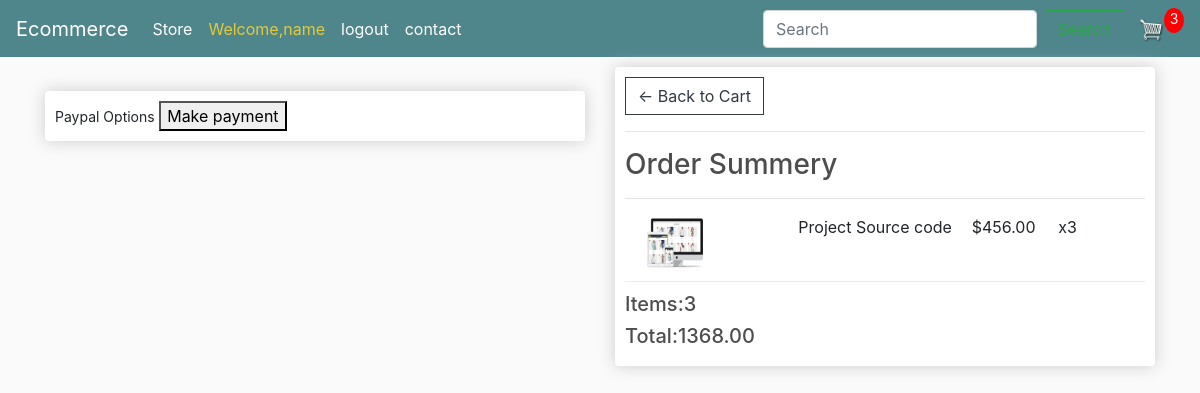
The app's page /checkout/ (signed in) with its own data.
### store/models.py (models this page shows, shortened)
class OrderItem(models.Model):
	product = models.ForeignKey(Product, on_delete=models.SET_NULL, null=True)
	order = models.ForeignKey(Order, on_delete=models.SET_NULL, null=True)
	quantity = models.IntegerField(default=0, null=True, blank=True)
	date_added = models.DateTimeField(auto_now_add=True)
	@property
	def get_total(self):
		total = self.product.price * self.quantity
		return total

class Product(models.Model):
	name = models.CharField(max_length=200)
	price = models.DecimalField(max_digits=7,decimal_places=2)
	digital = models.BooleanField(default=False,null=True, blank=True)
	image = models.ImageField(upload_to='static/images',null=True, blank=True)
	description=models.TextField(max_length=800,default='')
	@property
	def imageURL(self):
		try:
			url = self.image.url
		except:
			url = ''
		return url

class Order(models.Model):
	customer = models.ForeignKey(Customer, on_delete=models.SET_NULL, null=True, blank=True)
	date_ordered = models.DateTimeField(auto_now_add=True)
	complete = models.BooleanField(default=False)
	transaction_id = models.CharField(max_length=100, null=True)
	@property
	def shipping(self):
		shipping = False
		orderitems = self.orderitem_set.all()
		for i in orderitems:
			if i.product.digital == False:
				shipping = True
		return shipping
	@property
	def get_cart_total(self):
		orderitems = self.orderitem_set.all()
		total = sum([item.get_total for item in orderitems])
		return total
	@property
	def get_cart_items(self):
		orderitems = self.orderitem_set.all()
		total = sum([item.quantity for item in orderitems])
		return total

### store/views.py (the view)
# urls.py: path('checkout/',views.checkout,name='checkout'),
def checkout(request):
    data=cartData(request)
    cartItems=data['cartItems']
    order=data['order']
    items=data['items']
    if len(items)==0:
        messages.warning(request,'you have not selected any item')
        return redirect('store')
    context={'items':items,'order':order,'cartItems':cartItems}
    return render(request,'store/checkout.html',context)

### store/utils.py (called while the page is built)
def cartData(request):
    if request.user.is_authenticated:
        customer=request.user.customer
        order,created=Order.objects.get_or_create(customer=customer,complete=False)
        items=order.orderitem_set.all()
        cartItems=order.get_cart_items
    else:
        cookieData=cookieCart(request)
        cartItems=cookieData['cartItems']
        order=cookieData['order']
        items=cookieData['items']
    return {'items':items,'order':order,'cartItems':cartItems}

### store/templates/store/checkout.html (shortened to what this page needs)
{% extends 'store/main.html' %}
{% load static %}
{% block content %}
<div class="row">
    <div class="col-lg-6">
        <br>
        <div class="box-element hidden" id='payment-info'>
            <small>Paypal Options</small>
            <button id='make-payment'>Make payment</button>
        </div>
    </div>
    <div class="col-lg-6">
        <div class="box-element">
            <a class="btn btn-outline-dark" href="{% url 'cart' %}">&#x2190; Back to Cart</a>
            <hr>
            <h3>Order Summery</h3>
            <hr>
            {% for item in items %}
            <div class="cart-row">
                <div style="flex:2"><img class="row-image" src="{{item.product.imageURL}}"></div>
                <div style="flex:2">
                    <p>{{item.product.name}}</p>
                </div>
                <div style="flex:1">
                    <p>${{item.product.price|floatformat:2}}</p>
                </div>
                <div style="flex:1">
                    <p>x{{item.quantity}}</p>
                </div>
            </div>
            {% endfor %}
            <h5>Items:{{order.get_cart_items}}</h5>
            <h5>Total:{{order.get_cart_total|floatformat:2}}</h5>
        </div>
    </div>
</div>
{% endblock content %}

### store/templates/store/main.html (shortened to what this page needs)
<!DOCTYPE html>
{% load static %}
<html lang="en">
    <head>
        <link rel="stylesheet" href="https://cdn.jsdelivr.net/npm/bootstrap@4.6.1/dist/css/bootstrap.min.css">
        <link rel="stylesheet" type="text/css" href="{% static 'css/main.css' %}">
    </head>
    <body>
        <nav class="navbar navbar-expand-lg navbar-dark bg-dark">
            <a class="navbar-brand" href="{% url 'store'%}">Ecommerce</a>
            <div class="collapse navbar-collapse" id="navbarSupportedContent">
              <ul class="navbar-nav mr-auto">
                <li class="nav-item active">
                  <a class="nav-link" href="{% url 'store'%}">Store <span class="sr-only">(current)</span></a>
                </li>
                {% if user.is_authenticated %}
                <li class="nav-item active">
                    <a class="nav-link" style="color: #e4ca39;" >Welcome,{{user.first_name}} <span class="sr-only">(current)</span></a>
                </li>
                {% endif %}
                {% if user.is_authenticated %}
                <li class="nav-item active">
                  <a class="nav-link" href="{% url 'logout'%}">logout<span class="sr-only">(current)</span></a>
                </li>
                {% endif %}
                <li class="nav-item active">
                  <a class="nav-link" href="{% url 'contact'%}">contact<span class="sr-only">(current)</span></a>
                </li>
              </ul>
              <div class="form-inline my-2 my-lg-0">
                <form class="form-inline my-2 my-lg-0" action="{% url 'search' %}" method='post'>
                  <input class="form-control mr-sm-2" type="search" name="search" placeholder="Search" aria-label="Search">
                  <button class="btn btn-outline-success my-2 my-sm-0" type="submit">Search</button>
                </form>
                <a href="{% url 'cart' %}">
                   <img  id="cart-icon" src="{% static 'images/cart.png' %}">
               </a>
               <p id="cart-total">{{cartItems}}</p>
           </div>
            </div>
          </nav>
      <div class="container">
          {%  block content %}
          {%  endblock content %}
      </div>
  </body>
    </html>

### static/css/main.css (style rules this page uses)
body { background-color: hsl(0, 0%, 98%); }
h1,h2,h3,h4,h5,h6 { color:hsl(0, 0%, 30%); }
.box-element { box-shadow:hsl(0, 0%, 80%) 0 0 16px; background-color: #fff; border-radius: 4px; padding: 10px; }
.bg-dark { background-color: #4f868c!important; }
#cart-icon { width:25px; display: inline-block; margin-left: 15px; }
#cart-total { display: block; text-align: center; color:#fff; background-color: red; width: 20px; height: 25px; border-radius: 50%; font-size: 14px; }
.col-lg-4, .col-lg-6, .col-lg-8, .col-lg-12 { margin-top: 10px; }
.btn { border-radius: 0; }
.row-image { width: 100px; }
.cart-row { display: flex; align-items: flex-stretch; padding-bottom: 10px; margin-bottom: 10px; border-bottom: 1px solid #ececec; }

### records on screen
OrderItem: product.imageURL (picture), product.name "Project Source code", product.price "456.00", quantity "3"
Order: get_cart_items "3", get_cart_total "1368.00"

### other values on screen
{{ user.first_name }} "name"
{{ cartItems }} "3"
